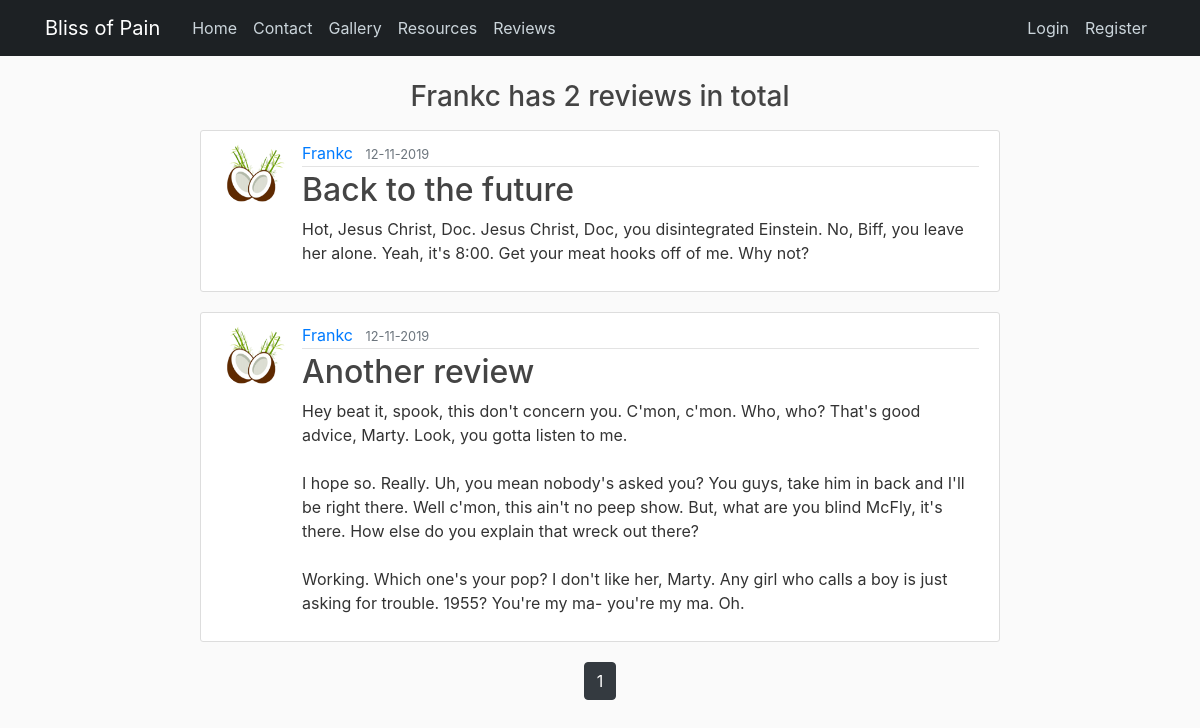
The app's page /user/Frankc, older data.
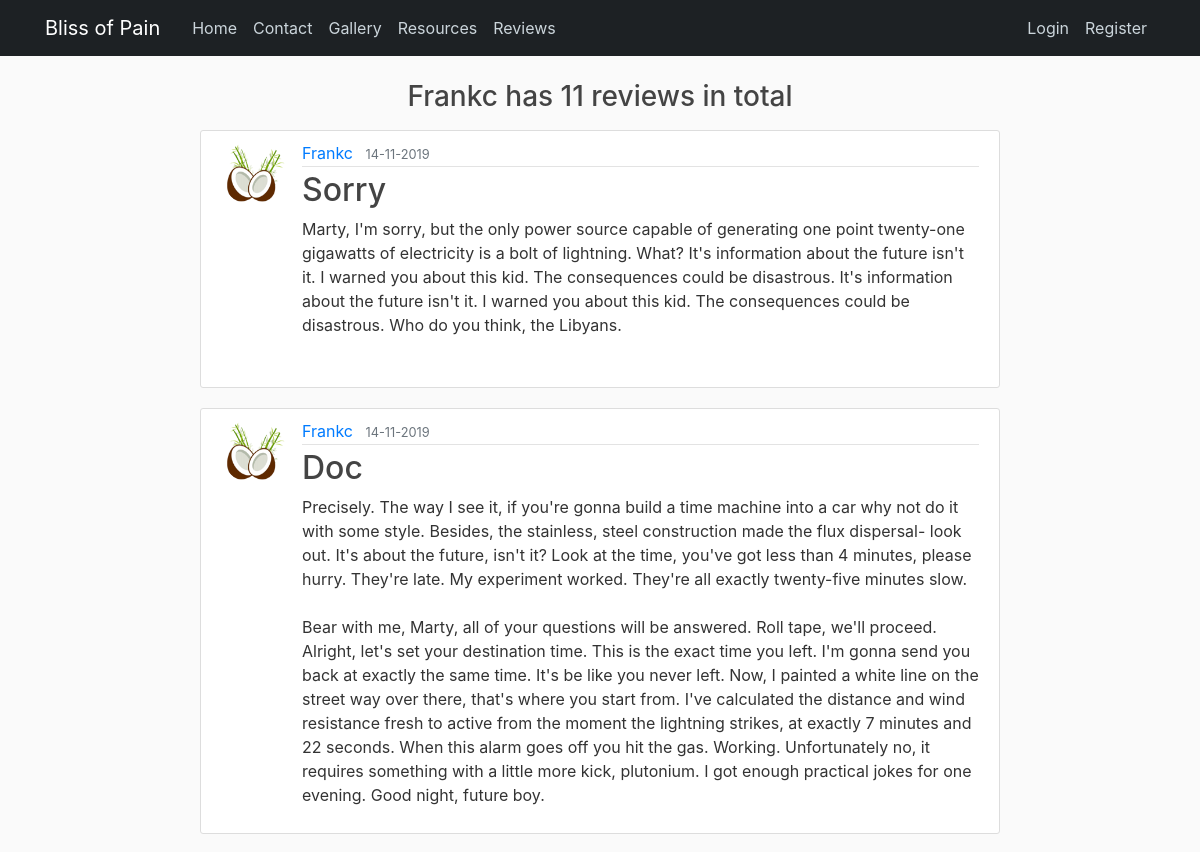
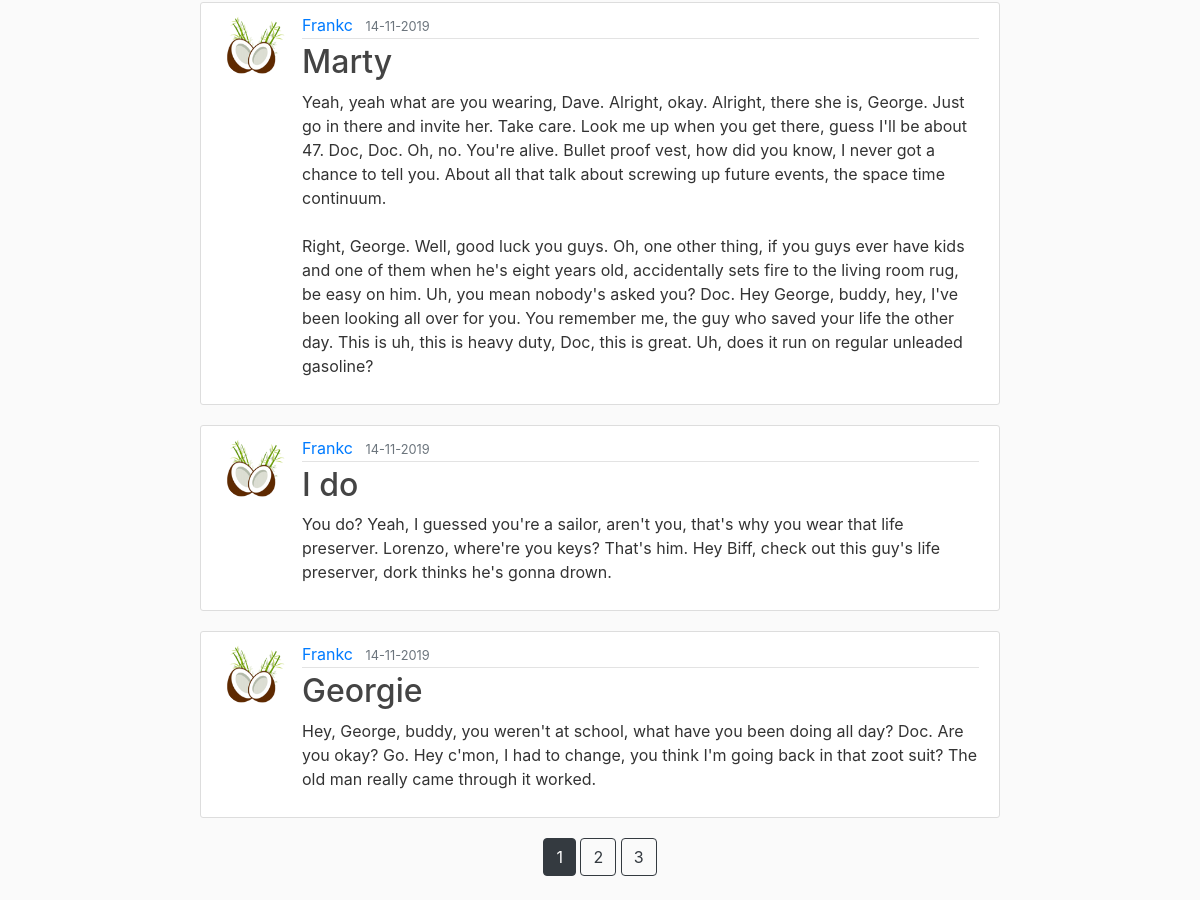
The same page, newer data (2 pictures, top to bottom).
### bop/models.py (models this page shows, shortened)
class User(db.Model, UserMixin):
    id = db.Column(db.Integer, primary_key=True)
    username = db.Column(db.String(20), unique=True, nullable=False)
    email = db.Column(db.String(120), unique=True, nullable=False)
    image_file = db.Column(db.String(20), nullable=False, default='default.jpg')
    password = db.Column(db.String(60), nullable=False)
    posts = db.relationship('Post', backref='author', lazy=True)

class Post(db.Model):
    id = db.Column(db.Integer, primary_key=True)
    title = db.Column(db.String(100),nullable=False)
    date_posted = db.Column(db.DateTime,nullable=False, default=datetime.utcnow)
    content = db.Column(db.Text, nullable=False)
    user_id = db.Column(db.Integer, db.ForeignKey('user.id'), nullable=False)

### bop/routes.py (the view)
@app.route("/user/<string:username>")
def user_review(username):
    page = request.args.get('page', 1, type=int)
    user = User.query.filter_by(username=username).first_or_404()
    posts = Post.query.filter_by(author=user).order_by(Post.date_posted.desc()).paginate(page=page, per_page=5)
    return render_template('user_reviews.html', posts=posts, user=user)

### bop/templates/user_reviews.html
{% extends "layout.html" %}
{% block content %}
	<h3 class="mb-3">{{ user.username }} has {{ posts.total }} reviews in total</h3>
    {% for post in posts.items %}
        <article class="media content-section">
          <img class="rounded-circle article-img" src="{{ url_for('static', filename='img/profile_pic/' + post.author.image_file) }}">
          <div class="media-body">
            <div class="article-metadata">
		    <a class="mr-2" href="{{ url_for('user_review', username=post.author.username) }}"">{{ post.author.username }}</a>
              <small class="text-muted">{{ post.date_posted.strftime('%d-%m-%Y') }}</small>
            </div>
            <h2><a class="article-title" href="{{ url_for('post', post_id=post.id) }}">{{ post.title }}</a></h2>
            <p class="article-content">{{ post.content }}</p>
          </div>
        </article>
    {% endfor %}
    <div class="list">
    {% for page_num in posts.iter_pages(left_edge=1, right_edge=1, left_current=1, right_current=2) %}
        {% if page_num %}
                {% if posts.page == page_num %}
                        <a class="btn btn-dark mb-4" href="{{ url_for('user_review', username=user.username, page=page_num) }}">{{ page_num }}</a>
                        {% else %}
                        <a class="btn btn-outline-dark mb-4" href="{{ url_for('user_review', username=user.username, page=page_num) }}">{{ page_num }}</a>
                        {% endif %}
        {% else%}
                ...
        {% endif %}
    {% endfor %}
    </div>
{% endblock content %}

### bop/templates/layout.html (shortened to what this page needs)
<!DOCTYPE html>
<html>
<head>
	<link rel="stylesheet" href="https://maxcdn.bootstrapcdn.com/bootstrap/4.0.0/css/bootstrap.min.css">
	<link rel="stylesheet" type="text/css" href="{{ url_for('static', filename='css/main.css') }}">
	<link rel="stylesheet" type="text/css" href="{{ url_for('static', filename='css/resources.css') }}">
</head>
<body>
	<header class="site-header">
		<nav class="navbar navbar-expand-md navbar-dark bg-steel fixed-top">
			<div class="container">
				<a class="navbar-brand mr-4" href="/">Bliss of Pain</a>
				<div class="collapse navbar-collapse" id="navbarToggle">
					<div class="navbar-nav mr-auto">
						<a class="nav-item nav-link" href="{{ url_for('home') }}">Home</a>
						<a class="nav-item nav-link" href="{{ url_for('contact') }}">Contact</a>
						<a class="nav-item nav-link" href="{{ url_for('gallery') }}">Gallery</a>
						<a class="nav-item nav-link" href="{{ url_for('resources') }}">Resources</a>
						<a class="nav-item nav-link" href="{{ url_for('review') }}">Reviews</a>
					</div>
					<div class="navbar-nav">
						{% if current_user.is_authenticated %}
							 <a class="nav-item nav-link" href="{{ url_for('account') }}">Account</a>
							 <a class="nav-item nav-link" href="{{ url_for('logout') }}">Logout</a>
						{% else %}
							<a class="nav-item nav-link" href="{{ url_for('login') }}">Login</a>
							<a class="nav-item nav-link" href="{{ url_for('register') }}">Register</a>
						{% endif %}
					</div>
				</div>
			</div>
		</nav>
	</header>
	<main role="main" class="container">
 		<div class="row">
			<div class="col-md-12">
				{% block content %}{% endblock %}
			</div>
		</div>
	</main>
</body>
</html>

### bop/static/css/main.css (style rules this page uses)
body { background: #fafafa; color: #333333; margin-top: 5rem; }
h1, h2, h3, h4, h5, h6 { color: #444444; }
.bg-steel { background-color: #1d2124; }
.site-header .navbar-nav .nav-link { color: #cbd5db; }
.content-section { background: #ffffff; padding: 10px 20px; border: 1px solid #dddddd; border-radius: 3px; margin-bottom: 20px; max-width: 800px; width: 100%; }
.col-md-12 { display: flex; flex-direction: column; justify-content: center; align-items: center; }
a.nav-item.nav-link { align-self: flex-start; }
.article-title { color: #444444; }
.article-content { white-space: pre-line; }
.article-img { height: 65px; width: 65px; margin-right: 16px; }
.article-metadata { padding-bottom: 1px; margin-bottom: 4px; border-bottom: 1px solid #e3e3e3 }

Row changes from the older to the newer data that the page shows:
no longer on this page (row unchanged): Post: image_file (picture), author.username "Frankc", date_posted "12-11-2019", title "Back to the future", content "Hot, Jesus Christ, Doc. Jesus Christ, Doc, you disintegrated Einstein. No, Biff, you leave her alone. Yeah, it's 8:00. Get your meat hooks off of me. Why not?"
no longer on this page (row unchanged): Post: image_file (picture), author.username "Frankc", date_posted "12-11-2019", title "Another review", content "Hey beat it, spook, this don't concern you. C'mon, c'mon. Who, who? That's good advice, Marty. Look, you gotta listen to me. I hope so. Really. Uh, you mean nobody's asked you? You guys, take him in back and I'll be right there. Well c'mon, this ain't no peep show. But, what are you blind McFly, it's there. How else do you explain that wreck out there? Working. Which one's your pop? I don't like her, Marty. Any girl who calls a boy is just asking for trouble. 1955? You're my ma- you're my ma. Oh."
added Post: image_file (picture), author.username "Frankc", date_posted "14-11-2019", title "Sorry", content "Marty, I'm sorry, but the only power source capable of generating one point twenty-one gigawatts of electricity is a bolt of lightning. What? It's information about the future isn't it. I warned you about this kid. The consequences could be disastrous. It's information about the future isn't it. I warned you about this kid. The consequences could be disastrous. Who do you think, the Libyans."
added Post: image_file (picture), author.username "Frankc", date_posted "14-11-2019", title "Doc", content "Precisely. The way I see it, if you're gonna build a time machine into a car why not do it with some style. Besides, the stainless, steel construction made the flux dispersal- look out. It's about the future, isn't it? Look at the time, you've got less than 4 minutes, please hurry. They're late. My experiment worked. They're all exactly twenty-five minutes slow. Bear with me, Marty, all of your questions will be answered. Roll tape, we'll proceed. Alright, let's set your destination time. This is the exact time you left. I'm gonna send you back at exactly the same time. It's be like you never left. Now, I painted a white line on the street way over there, that's where you start from. I've…"
added Post: image_file (picture), author.username "Frankc", date_posted "14-11-2019", title "Marty", content "Yeah, yeah what are you wearing, Dave. Alright, okay. Alright, there she is, George. Just go in there and invite her. Take care. Look me up when you get there, guess I'll be about 47. Doc, Doc. Oh, no. You're alive. Bullet proof vest, how did you know, I never got a chance to tell you. About all that talk about screwing up future events, the space time continuum. Right, George. Well, good luck you guys. Oh, one other thing, if you guys ever have kids and one of them when he's eight years old, accidentally sets fire to the living room rug, be easy on him. Uh, you mean nobody's asked you? Doc. Hey George, buddy, hey, I've been looking all over for you. You remember me, the guy who saved your…"
added Post: image_file (picture), author.username "Frankc", date_posted "14-11-2019", title "I do", content "You do? Yeah, I guessed you're a sailor, aren't you, that's why you wear that life preserver. Lorenzo, where're you keys? That's him. Hey Biff, check out this guy's life preserver, dork thinks he's gonna drown."
added Post: image_file (picture), author.username "Frankc", date_posted "14-11-2019", title "Georgie", content "Hey, George, buddy, you weren't at school, what have you been doing all day? Doc. Are you okay? Go. Hey c'mon, I had to change, you think I'm going back in that zoot suit? The old man really came through it worked."
Text that changed along with them:
{{ posts.total }}: "2" → "11"
new list line: "2"
new list line: "3"
